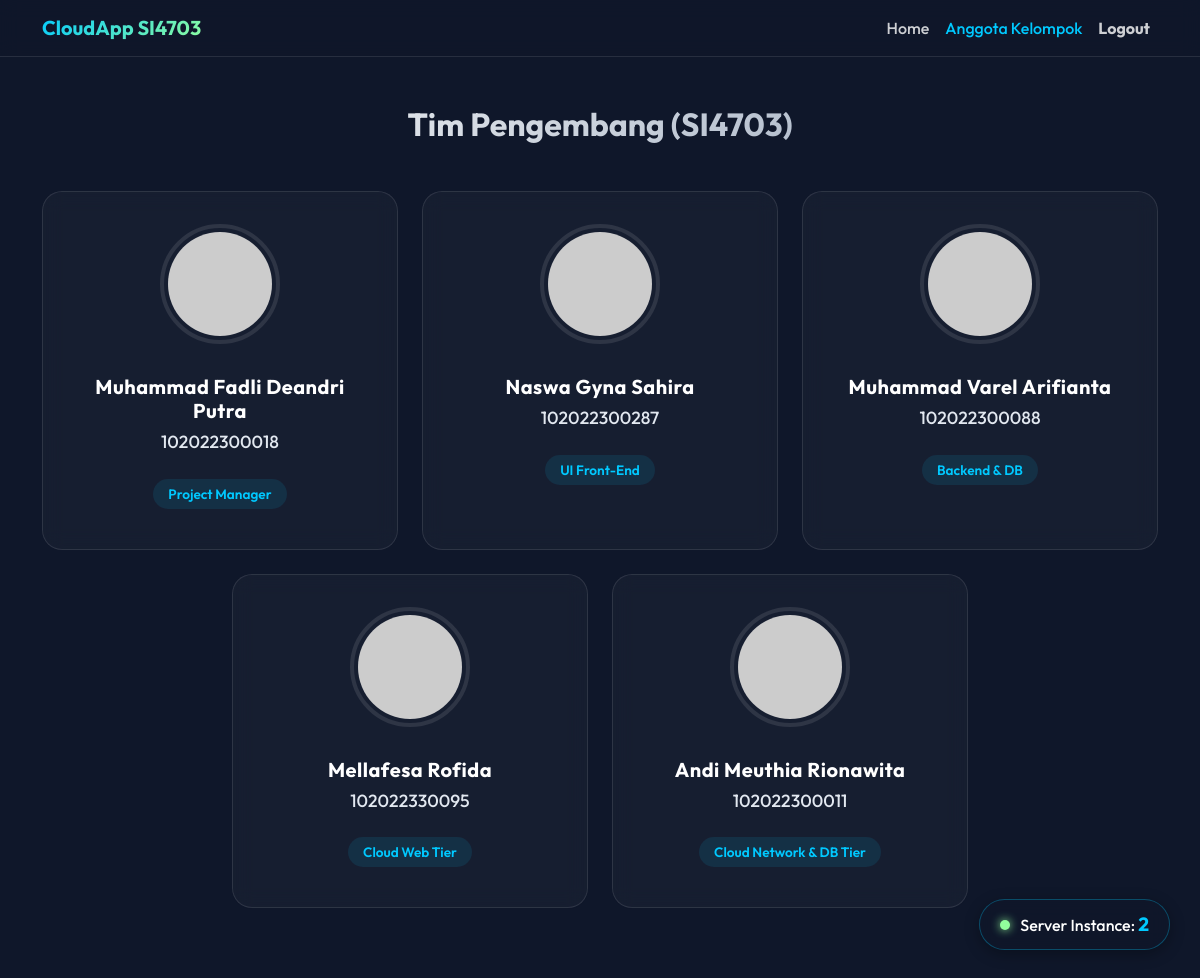
Screenshot of /anggota.php (signed in) with the database file from the repository.
### tables this page shows
CREATE TABLE IF NOT EXISTS anggota_kelompok (
    id INT AUTO_INCREMENT PRIMARY KEY,
    nim VARCHAR(20) NOT NULL UNIQUE,
    nama VARCHAR(100) NOT NULL,
    peran VARCHAR(50) NOT NULL,
    foto VARCHAR(255) DEFAULT 'https://via.placeholder.com/150'
);

### anggota.php (the view, shortened to what this page needs)
<?php
require_once 'includes/config.php';
include 'includes/check-id.php';
$server_indicator = ob_get_clean();
$query = "SELECT * FROM anggota_kelompok";
$result = $conn->query($query);
?>
<!DOCTYPE html>
<html lang="en">
<head>
    <link href="https://cdn.jsdelivr.net/npm/bootstrap@5.3.0/dist/css/bootstrap.min.css" rel="stylesheet">
</head>
<body>
<nav class="navbar navbar-expand-lg navbar-dark sticky-top">
  <div class="container">
    <a class="navbar-brand" href="dashboard.php">CloudApp SI4703</a>
    <div class="collapse navbar-collapse" id="navbarNav">
      <ul class="navbar-nav ms-auto">
        <li class="nav-item">
          <a class="nav-link" href="dashboard.php">Home</a>
        </li>
        <li class="nav-item">
          <a class="nav-link active" href="anggota.php" style="color: #00C9FF !important;">Anggota Kelompok</a>
        </li>
        <li class="nav-item">
          <a class="nav-link text-danger fw-bold" href="actions/logout.php">Logout</a>
        </li>
      </ul>
    </div>
  </div>
</nav>
<div class="container mt-5 mb-5">
    <h2 class="text-center page-title">Tim Pengembang (SI4703)</h2>
    <div class="row justify-content-center">
        <?php if ($result->num_rows > 0): ?>
            <?php while($row = $result->fetch_assoc()): ?>
                <div class="col-lg-4 col-md-6 mb-4">
                    <div class="card member-card h-100 text-center p-4">
                        <img src="<?php echo htmlspecialchars($row['foto']); ?>" class="profile-img mx-auto mt-2" alt="Foto <?php echo htmlspecialchars($row['nama']); ?>" onerror="this.onerror=null; this.src='https://via.placeholder.com/150/0f172a/00C9FF?text=No+Photo';">
                        <div class="card-body">
                            <h5 class="card-title"><?php echo htmlspecialchars($row['nama']); ?></h5>
                            <h6 class="mb-3" style="color: #e2e8f0; font-weight: 500; font-size: 1.1rem;"><?php echo htmlspecialchars($row['nim']); ?></h6>
                            <span class="role-badge"><?php echo htmlspecialchars($row['peran']); ?></span>
                        </div>
                    </div>
                </div>
            <?php endwhile; ?>
        <?php else: ?>
            <div class="col-12 text-center">
                <p class="text-muted">Data anggota tidak ditemukan.</p>
            </div>
        <?php endif; ?>
    </div>
</div>
<div class="server-indicator-floating">
    <span class="indicator-dot"></span>
    <span style="color: #ffffff; font-weight: 500; font-size: 1rem;">Server Instance: <strong style="color: #00C9FF; font-size: 1.2rem; font-weight: 700;"><?php echo $server_indicator; ?></strong></span>
</div>
</body>
</html>

### includes/check-id.php
<?php
$server_id = rand(1, 2);
echo $server_id;
?>

### anggota.php (style rules this page uses)
body { font-family: 'Outfit', sans-serif; background: #0f172a; color: #e2e8f0; min-height: 100vh; }
.navbar { background: rgba(15, 23, 42, 0.8) !important; backdrop-filter: blur(10px); border-bottom: 1px solid rgba(255, 255, 255, 0.1); }
.navbar-brand { font-weight: 700; background: linear-gradient(135deg, #00C9FF 0%, #92FE9D 100%); -webkit-background-clip: text; -webkit-text-fill-color: transparent; }
.nav-link { font-weight: 500; color: rgba(255, 255, 255, 0.8) !important; transition: color 0.3s; }
.member-card { background: rgba(255, 255, 255, 0.03); border: 1px solid rgba(255, 255, 255, 0.1); backdrop-filter: blur(10px); border-radius: 20px; transition: all 0.4s ease; color: white; overflow: hidden; position: relative; }
.member-card::before { content: ''; position: absolute; top: 0; left: 0; right: 0; height: 4px; background: linear-gradient(90deg, #00C9FF, #92FE9D); opacity: 0; transition: opacity 0.3s; }
.profile-img { width: 120px; height: 120px; border-radius: 50%; object-fit: cover; border: 4px solid rgba(255, 255, 255, 0.1); padding: 4px; transition: all 0.3s; }
.card-title { font-weight: 700; letter-spacing: 0.5px; margin-top: 15px; }
.role-badge { background: rgba(0, 201, 255, 0.1); color: #00C9FF; padding: 5px 15px; border-radius: 15px; font-size: 0.85rem; font-weight: 600; display: inline-block; margin-top: 10px; }
.server-indicator-floating { position: fixed; bottom: 30px; right: 30px; z-index: 1000; background: rgba(15, 23, 42, 0.8); backdrop-filter: blur(10px); border: 1px solid rgba(0, 201, 255, 0.3); padding: 10px 20px; border-radius: 30px; box-shadow: 0 4px 15px rgba(0, 0, 0, 0.3); display: flex; align-items: center; gap: 10px; }
.indicator-dot { width: 10px; height: 10px; background-color: #92FE9D; border-radius: 50%; display: inline-block; box-shadow: 0 0 10px #92FE9D; animation: blink 1.5s infinite; }
.page-title { font-weight: 700; background: linear-gradient(135deg, #fff 0%, #94a3b8 100%); -webkit-background-clip: text; -webkit-text-fill-color: transparent; margin-bottom: 3rem; }

### rows the page displays
anggota_kelompok: nama "Muhammad Fadli Deandri Putra", nim "102022300018", peran "Project Manager"
anggota_kelompok: nama "Naswa Gyna Sahira", nim "102022300287", peran "UI Front-End"
anggota_kelompok: nama "Muhammad Varel Arifianta", nim "102022300088", peran "Backend & DB"
anggota_kelompok: nama "Mellafesa Rofida", nim "102022330095", peran "Cloud Web Tier"
anggota_kelompok: nama "Andi Meuthia Rionawita", nim "102022300011", peran "Cloud Network & DB Tier"
